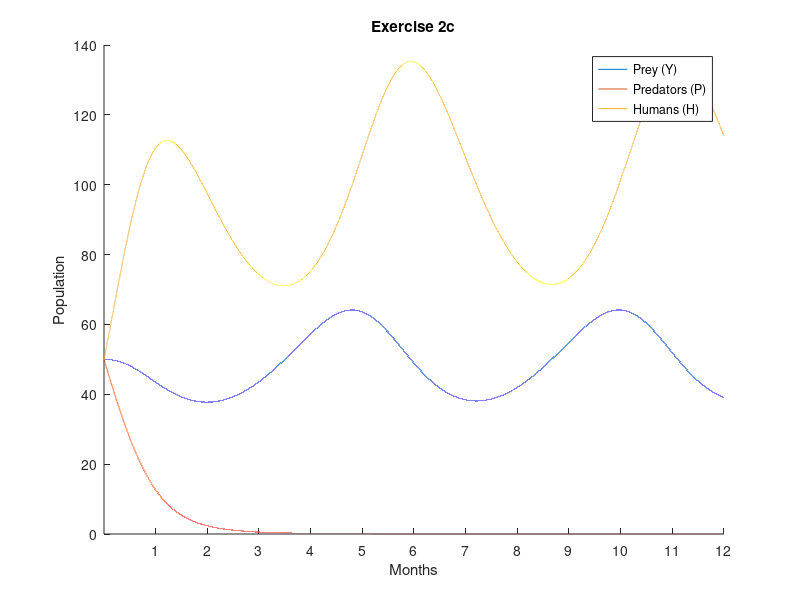

This figure's MATLAB source:
% George Witteman
%
% CMPU 250: Modeling, Simulation, and Analysis
% Homework 2, Exercise 2a
% Spring, 2018

% Constants
simulationLength = 12; % in months
dt = 0.0001;  % Time step

ky = 1;      % Prey (Y) birth constant
kp = 1;      % Predator (P) death constant
kh = 1.5;    % Humans (H) death constant
kpy = 0.01;  % Proportion of interactions of P/Y leading to Y death
kyp = 0.01;  % Proportion of interactions of P/Y leading to P birth
khp = 0.01;  % Proportion of interactions of P/H leading to a P death
kyh = 0.03;  % Proportion of interactions of Y/H leading to a H birth
kph = 0.03;  % Proportion of interactions of P/H leading to a H birth

Y1 = 50;     % Initial size of prey
P1 = 50;     % Initial size of predators
H1 = 50;     % Initial size of humans

numIterations = simulationLength / dt;
Y = zeros(1,numIterations);  % Population size of prey
P = zeros(1,numIterations);  % Population size of predators
H = zeros(1,numIterations);  % Population size of humans

Y(1) = Y1;  % Initial size of prey
P(1) = P1;  % Initial size of predators
H(1) = H1;  % Initial size of humans

for i = 2:numIterations
  % Interactions between species
  interactYP = P(i - 1) * Y(i - 1);
  interactHY = H(i - 1) * Y(i - 1);
  interactHP = H(i - 1) * P(i - 1);

  % Difference equations (model)
  dY = (ky * Y(i - 1) - kpy * interactYP - khp * interactHY) * dt;
  dP = (- kp * P(i - 1) + kyp * interactYP - khp * interactHP) * dt;
  dH = (-kh * H(i - 1) + kyh * interactHY + kph * interactHP) * dt;

  % Populations at time i
  Y(i) = Y(i - 1) + dY;
  P(i) = P(i - 1) + dP;
  H(i) = H(i - 1) + dH;
end

% Plot
% ----
figure;  % Create new figure window
hold on; % Plot all points in the same window
plot(1:numIterations, Y);
plot(1:numIterations, P);
plot(1:numIterations, H);

title('Exercise 2c');
legend('Prey (Y)', 'Predators (P)', 'Humans (H)');
ylabel('Population');

xlabel('Months');
xticks((1:simulationLength) / dt);
xticklabels(1:simulationLength);
